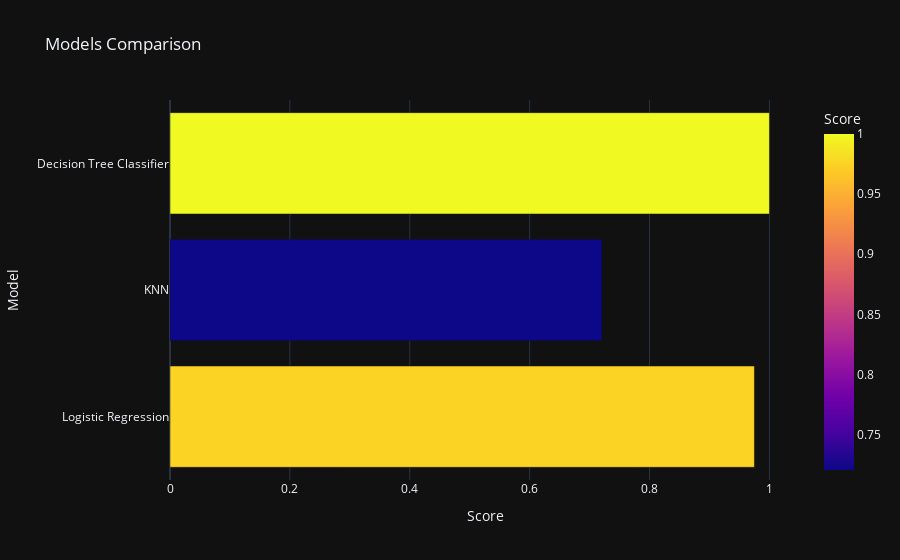

This figure's notebook cell:
### Code cell
px.bar(data_frame = models, x = 
       'Score', y = 'Model', color = 'Score', template = 'plotly_dark', title = 'Models Comparison')

### Figure 1 — Plotly figure (JSON) as saved in the notebook; plotly's stock layout.template omitted (floating-point values rounded to 4 significant figures)
{"data": [{"alignmentgroup": "True", "hovertemplate": "Score=%{marker.color}<br>Model=%{y}<extra></extra>", "legendgroup": "", "marker": {"color": [0.9749, 0.7206, 1], "coloraxis": "coloraxis", "pattern": {"shape": ""}}, "name": "", "offsetgroup": "", "orientation": "h", "showlegend": false, "textposition": "auto", "type": "bar", "x": [0.9749, 0.7206, 1], "xaxis": "x", "y": ["Logistic Regression", "KNN", "Decision Tree Classifier"], "yaxis": "y"}], "layout": {"barmode": "relative", "coloraxis": {"colorbar": {"title": {"text": "Score"}}, "colorscale": [[0, "#0d0887"], [0.1111, "#46039f"], [0.2222, "#7201a8"], [0.3333, "#9c179e"], [0.4444, "#bd3786"], [0.5556, "#d8576b"], [0.6667, "#ed7953"], [0.7778, "#fb9f3a"], [0.8889, "#fdca26"], [1, "#f0f921"]]}, "legend": {"tracegroupgap": 0}, "title": {"text": "Models Comparison"}, "xaxis": {"anchor": "y", "domain": [0, 1], "title": {"text": "Score"}}, "yaxis": {"anchor": "x", "domain": [0, 1], "title": {"text": "Model"}}}}
